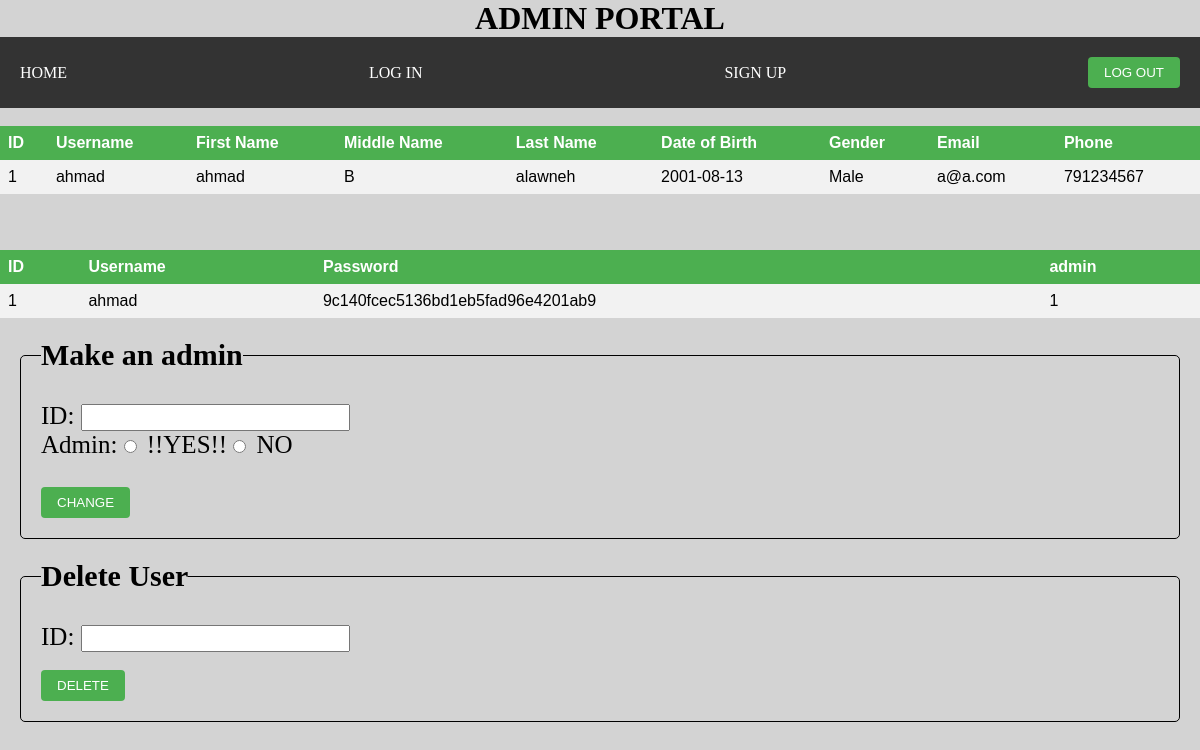
Page /gym/admin/index.php (signed in) on the committed database.
### tables this page shows
CREATE TABLE IF NOT EXISTS `customers` (
  `id` int NOT NULL,
  `username` varchar(30) NOT NULL,
  `fname` varchar(50) NOT NULL,
  `mname` varchar(50) NOT NULL,
  `lname` varchar(50) NOT NULL,
  `DOB` date DEFAULT NULL,
  `gender` char(6) DEFAULT NULL,
  `email` varchar(100) NOT NULL,
  `phone` int NOT NULL,
  `membership` int DEFAULT NULL,
  PRIMARY KEY (`id`),
  UNIQUE KEY `username` (`username`),
  KEY `membership` (`membership`)
);

CREATE TABLE IF NOT EXISTS `users` (
  `id` int NOT NULL AUTO_INCREMENT,
  `username` varchar(30) NOT NULL,
  `password` varchar(50) NOT NULL,
  `is_admin` tinyint(1) DEFAULT '0',
  PRIMARY KEY (`id`),
  UNIQUE KEY `username` (`username`)
);

### gym/admin/admin-DB.php (the view, shortened to what this page needs)
<?php
    include '../process/conn.php';
    $sql="SELECT * FROM customers";
    $result=mysqli_query($conn,$sql);
    if ($result->num_rows > 0) {
        echo "<table border'>";
        echo "<tr><th>ID</th><th>Username</th><th>First Name</th><th>Middle Name</th><th>Last Name</th><th>Date of Birth</th><th>Gender</th><th>Email</th><th>Phone</th></tr>";
        while($row = $result->fetch_assoc()) {
          echo "<tr>";
          echo "<td>".$row["id"]."</td>";
          echo "<td>".$row["username"]."</td>";
          echo "<td>".$row["fname"]."</td>";
          echo "<td>".$row["mname"]."</td>";
          echo "<td>".$row["lname"]."</td>";
          echo "<td>".$row["DOB"]."</td>";
          echo "<td>".$row["gender"]."</td>";
          echo "<td>".$row["email"]."</td>";
          echo "<td>".$row["phone"]."</td>";
          echo "</tr>";
        }
        echo "</table>";
      } else {
        echo "0 results";
      }
      echo "<br><br>";
      $sql="SELECT * FROM users";
    $result=mysqli_query($conn,$sql);
    if ($result->num_rows > 0) {
        echo "<table  >";
        echo "<tr><th>ID</th><th>Username</th><th>Password</th><th>admin</th>";
        while($row = $result->fetch_assoc()) {
          echo "<tr>";
          echo "<td>".$row["id"]."</td>";
          echo "<td>".$row["username"]."</td>";
          echo "<td>".$row["password"]."</td>";
          echo "<td>".$row["is_admin"]."</td>";
          echo "</tr>";
        }
        echo "</table>";
      } else {
        echo "0 results";
      }
?>

### gym/admin/admin-style.css (style rules this page uses)
* { margin: 0; padding: 0; box-sizing: border-box; }
body { background-color: lightgray; }
table { font-family: Arial, sans-serif; }
table { border-collapse: collapse; width: 100%; margin-bottom: 20px; }
th, td { text-align: left; padding: 8px; }
th { background-color: #4CAF50; color: white; }
tr:nth-child(even) { background-color: #f2f2f2; }

### rows in the picture
customers: id "1", username "ahmad", fname "ahmad", mname "B", lname "alawneh", DOB "2001-08-13", gender "Male", email "a@a.com", phone "791234567"
users: id "1", username "ahmad", password "9c140fcec5136bd1eb5fad96e4201ab9", is_admin "1"
